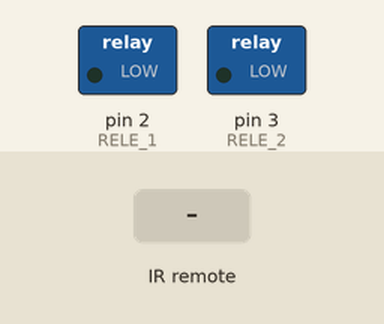
Recording of a sketch running on a simulated Arduino Uno, built with avr-gcc and run on an emulated ATmega328P. Parts: switched loads named in the sketch (green lamp = pin HIGH). The test bench sets the inputs (shaded band).

Above: at 1.2 s.
1.3 s: infrared code 0x8F7 received
At 1.8 s:
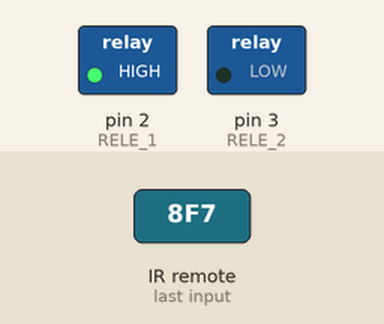
2.8 s: infrared code 0x8877 received
At 4.2 s:
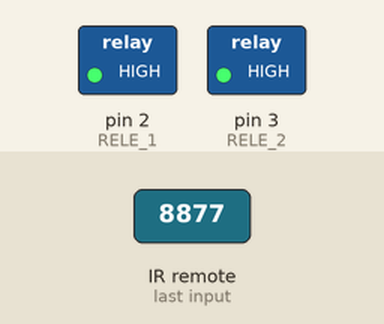
Timing chart, 0 to 5.8 s (numbered marks = the images above; inputs shaded):
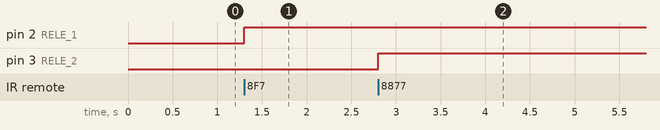

The sketch:

manejo_de_cargas_ir.ino
```cpp
/*
  Control de cargas mediante relé y control remoto
  Miércoles 7 de octubre de 2020

  Lucas Martín Treser - Automatismos Mar del Plata
  https://www.automatismos-mdq.com.ar/

  Simulación disponible en:
  https://www.tinkercad.com/things/iQJvZ5lYAAr

*/

//librería IR Remote
#include <IRremote.h>

//constantes
const int RECV_PIN = 11;
const int RELE_1 = 2;
const int RELE_2 = 3;

//configuración IR
IRrecv irrecv(RECV_PIN);
decode_results resultado;

void setup() {

  pinMode(RELE_1, OUTPUT);
  pinMode(RELE_2, OUTPUT);
  irrecv.enableIRIn();

}

void loop() {

  if (irrecv.decode(&resultado)) {
    unsigned int comando = resultado.value;

    switch (comando) {
      case 2295: //tecla 1
        digitalWrite(RELE_1, HIGH);
        break;
      case 34935: //tecla 2
        digitalWrite(RELE_2, HIGH);
        break;
      case 255: //tecla on/off
        digitalWrite(RELE_1, LOW);
        digitalWrite(RELE_2, LOW);
        break;
    }

    irrecv.resume(); //listo para recibir el próximo comando
  }

}
```

Measured:
- after the input at 1.3 s, pin 2 (RELE_1): LOW → HIGH at once
- after the input at 2.8 s, pin 3 (RELE_2): LOW → HIGH at once
